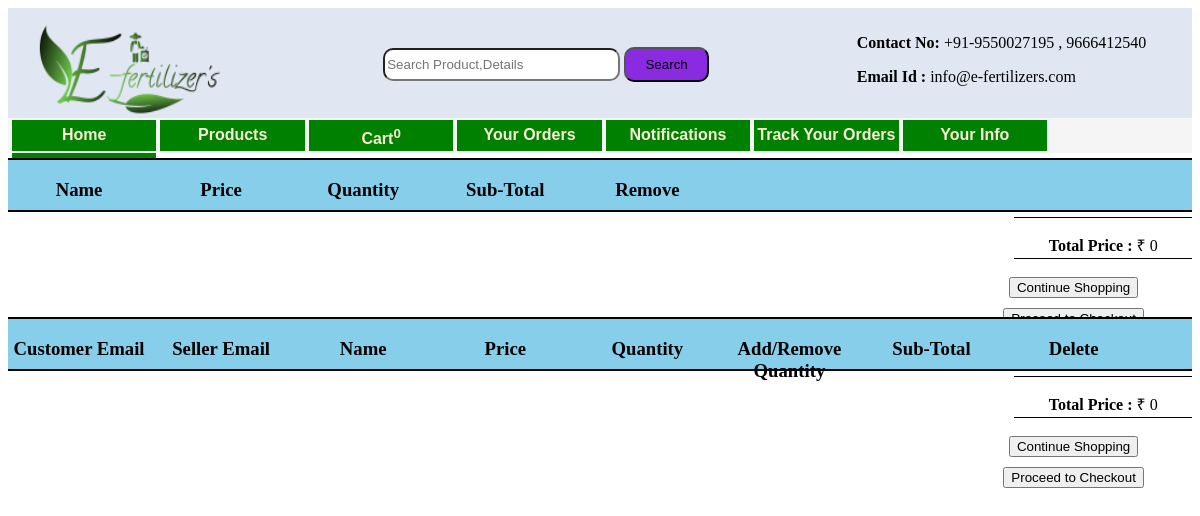
Page /fcart on the earlier database version.
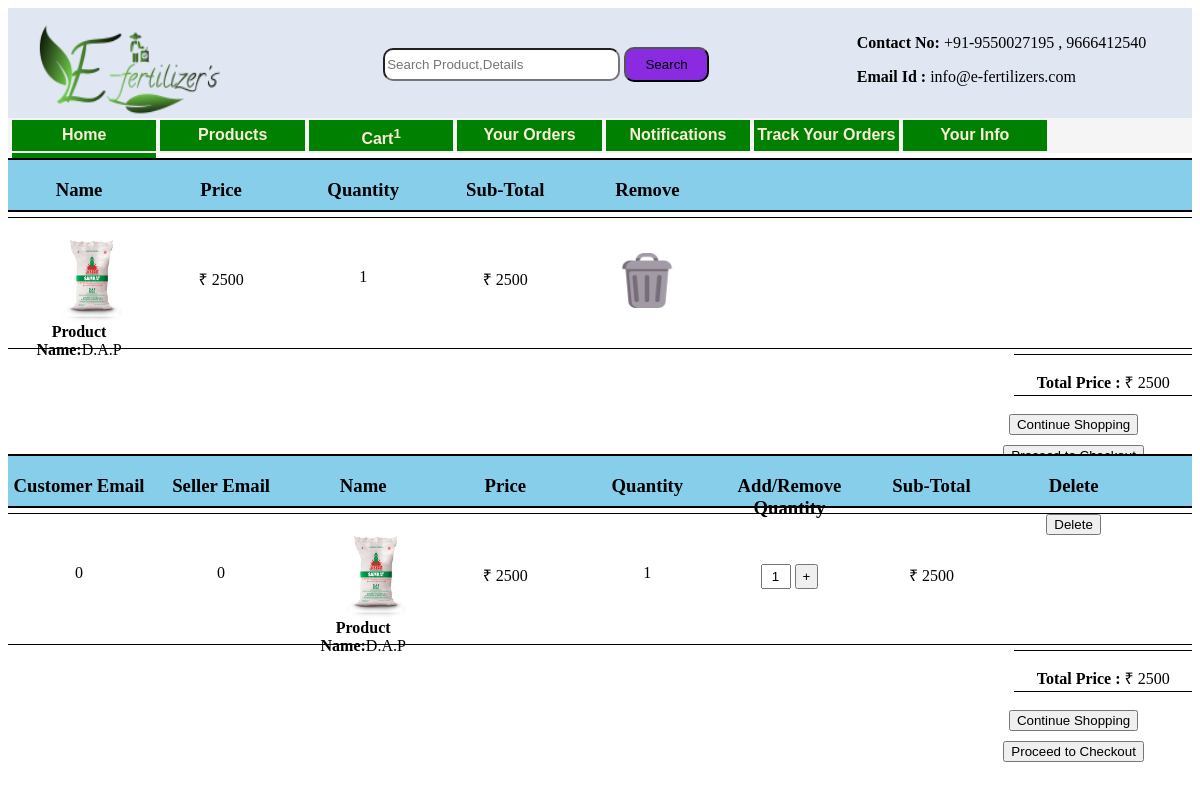
Same page on the later database version.
### Farmer/models.py (models this page shows)
class Cart(models.Model):
    Customer_Email = models.EmailField()
    Seller_Email = models.EmailField()
    Pro_Id = models.IntegerField(default=0)
    Name = models.CharField(max_length=20)
    Price = models.IntegerField()
    Image = models.ImageField(upload_to='cart')
    Quantity = models.IntegerField()
    Weight = models.IntegerField(default=0)
    Weight1 = models.CharField(max_length=20)
    Sub_Total = models.IntegerField()
    created = models.DateTimeField(auto_now_add=True,auto_now=False)
    updated = models.DateTimeField(auto_now_add=False,auto_now=True)

### Farmer/views.py (the view)
# urls.py: path('fcart',views.Farmer_Cart,name='fcart'),
def Farmer_Cart(request):
    count = 0
    Total = 0
    for item in Cart.objects.all():
        Total += item.Sub_Total
        count += 1
    New = Cart.objects.all()
    return render(request,"Farmer/Farmer Cart.html",{"car":New,'t':Total,"c":count})

### Templates/Farmer/Farmer Cart.html (shortened to what this page needs)
{% extends 'Farmer_Base.html' %}
{% block Farmer %}
{% load static %}
<div class="Cart1">
    <h3>Name</h3>
    <h3>Price</h3>
    <h3>Quantity</h3>
    <h3>Sub-Total</h3>
    <h3>Remove</h3>
</div>
{% for c in car %}
<div class="Cart2">
    <div>
        <img class="Cart6" src="{{c.Image.url}}">
        <p><b>Product Name:</b>{{c.Name}}</p>
    </div>
    <div>
        <p>&#8377 {{c.Price}} </p>
    </div>
    <div>
        <p>{{c.Quantity}}</p>
    </div>
    <div>
        <p>&#8377 {{c.Sub_Total}}</p>
    </div>
    <div>
        <a href="deletecart?Id={{c.Index_Id}}">
            <img class="Cart5" src="{% static 'Images/Icon/garbage.png' %}">
        </a>
    </div>
</div>
{% endfor %}
<div class="Cart3" >
    <div>
        <p><b>Total Price : </b>&#8377 {{t}}</p>
    </div>
</div>
<div class="Cart4">
    <div>
        <a href="fproduct"><button>Continue Shopping</button></a>
        <form action="check" method="POST" >
            <button type="submit">Proceed to Checkout</button>
        </form>
    </div>
</div>
<div class="Cart1">
    <h3>Customer Email</h3>
    <h3>Seller Email</h3>
    <h3>Name</h3>
    <h3>Price</h3>
    <h3>Quantity</h3>
    <h3>Add/Remove Quantity</h3>
    <h3>Sub-Total</h3>
    <h3>Delete</h3>
</div>
{% for c in car %}
<div class="Cart2">
    <div>
        <p>{{ c.Customer_Email }}</p>
    </div>
    <div>
        <p>{{ c.Seller_Email }}</p>
    </div>
    <div>
        <img class="Cart6" src="{{c.Image.url}}">
        <p><b>Product Name:</b>{{c.Name}}</p>
    </div>
    <div>
        <p>&#8377 {{c.Price}} </p>
    </div>
    <div>
        <p>{{c.Quantity}}</p>
    </div>
    <div>
        {% if c.Quantity == 1 %}
        <form action="adquanty" method="POST">
            <input class="input2"  name="qua" type="text" value="1">
            <button class="button2" name="op" value="+" type="submit">+</button>
        </form>
        {% endif %}
    </div>
    <div>
        <p>&#8377 {{c.Sub_Total}}</p>
    </div>
    <div>
        <form action="deletecart" method="POST">
            <button type="submit">Delete</button>
        </form>
    </div>
</div>
{% endfor %}
<div class="Cart3" >
    <div>
        <p><b>Total Price : </b>&#8377 {{t}}</p>
    </div>
</div>
<div class="Cart4">
    <div>
        <a href="fproduct"><button>Continue Shopping</button></a>
        <form action="check" method="POST" >
            <button type="submit">Proceed to Checkout</button>
        </form>
    </div>
</div>
{% endblock %}

### Templates/Farmer_Base.html (shortened to what this page needs)
{% load static %}
<html>
    <head>
        <link href="{% static 'CSS/home.css' %}" rel="stylesheet">
    </head>
    <body>
        <div class="d1">
            <div class="b1" >
                <div class="logo">
                    <img src="{% static 'Images/Logo/my.png' %}">
                </div>
                <div class="d2" >
                    <form action="single" method="POST">
                        <input type="text" required name="Name" placeholder="Search Product,Details">
                        <button type="submit" >Search</button>
                    </form>
                </div>
                <div class="d3" >
                    <p><b>Contact No:</b> +91-9550027195 , 9666412540</p>
                    <p><b>Email Id :</b> info@e-fertilizers.com</p>
                </div>
            </div>
        </div>
        <div class="Farmer_Home1">
            <a href="fhome">Home</a>
            <a href="fproduct">Products</a>
            <a href="fcart">Cart<sup>{{c}}</sup></a>
            <a href="forders">Your Orders</a>
            <a href="fnotifications">Notifications</a>
            <a href="ftrack">Track Your Orders</a>
            <a href="finfo">Your Info</a>
            <a href="/">Logout</a>
        </div>
        {% block Farmer %}
        {% endblock %}
    </body>
</html>

### Static/CSS/home.css (style rules this page uses)
.d1 { float: left;width: 100%;height: 110px;background-color: rgba(124, 151, 202, 0.24); }
.b1 { float: left;width: 100%;height: 50px; }
.logo { float: left; width: 30%;height: 60px;margin-left: 20px; }
.logo img { float: left; width: 55%;height: 120px; }
.d2 { float: left;width: 40%;height: 50px; }
.d2 input { width: 50%;height: 33px;margin-top: 40px;border-radius: 10px;outline: none; }
.d2 button { height: 35px;width: 18%;background-color: blueviolet; border-radius: 10px;outline: none;font-family: sans-serif; }
.d3 { float: left; width: 25%;height: 50px;margin-top: 10px; }
.d3 p { color: black; }
.logo img { max-width:100%; }
.Farmer_Home1 { float: left;width:100% ;height: 35px;background-color: whitesmoke; }
.Farmer_Home1 a { float: left;text-align: center; width: 12.2%;height: 25px;background-color: green;color: antiquewhite;text-decoration: none;font-family: sans-serif;margin-left: 4px; padding-top: 6px;font-weight: bold;margin-top: 2px; }
.Cart1 { margin-top: 5px; float: left;width: 100%;height: 50px;border-top: 2px solid black;border-bottom: 2px solid black; }
.Cart1 h3 { float: left; width: 20%;text-align: center; }
.Cart2 { float: left;width: 100%;height: 130px;border-top: 1px solid black;border-bottom: 1px solid black;text-align: center;margin-top: 5px; }
.Cart2 div { float: left;width: 20%;height: 125px;text-align: center; }
.Cart6 { float: left;width: 55%;height: 95px;margin-left: 83px;margin-top: 10px;border-radius: 15px; }
.Cart2 p { margin-top: 50px; }
.Cart3 { float: left;width: 100%;height: 45px;margin-top: 5px;text-align: center; }
.Cart3 div { float: right;width: 15%;height: 40px;border-top: 1px solid black;border-bottom: 1px solid black;text-align: center; }
.Cart4 { float: left;width: 100%;height: 45px;margin-top: 5px;text-align: center; }
.Cart4 div { float: right;width: 20%;height: 40px;text-align: center; }
.Cart4 div button { margin-top: 10px; }
.Cart5 { width: 60px;height: 55px;margin-top: 35px; }

### Templates/Farmer_Base.html (style rules this page uses)
.d1 { float: left;width: 100%;height: 110px;background-color: rgba(124, 151, 202, 0.24); }
.b1 { float: left;width: 100%;height: 50px; }
.logo { float: left; width: 30%;height: 60px;margin-left: 20px; }
.logo img { float: left; width: 55%;height: 120px; }
.d2 { float: left;width: 40%;height: 50px; }
.d2 input { width: 50%;height: 33px;margin-top: 40px;border-radius: 10px;outline: none; }
.d2 button { height: 35px;width: 18%;background-color: blueviolet; border-radius: 10px;outline: none;font-family: sans-serif; }
.d3 { float: left; width: 25%;height: 50px;margin-top: 10px; }
.d3 p { color: black; }

### Templates/Farmer/Farmer Cart.html (style rules this page uses)
.Cart1 { margin-top: 5px; float: left;width: 100%;height: 50px;border-top: 2px solid black;border-bottom: 2px solid black;background-color: skyblue; }
.Cart1 h3 { float: left; width: 12%;text-align: center; }
.Cart2 { float: left;width: 100%;height: 130px;border-top: 1px solid black;border-bottom: 1px solid black;text-align: center;margin-top: 5px; }
.Cart2 div { float: left;width: 12%;height: 125px;text-align: center; }
.Cart6 { float: left;width: 55%;height: 95px;margin-left: 45px;margin-top: 10px;border-radius: 15px; }
.Cart2 p { margin-top: 50px; }
.Cart3 { float: left;width: 100%;height: 45px;margin-top: 5px;text-align: center; }
.Cart3 div { float: right;width: 15%;height: 40px;border-top: 1px solid black;border-bottom: 1px solid black;text-align: center; }
.Cart4 { float: left;width: 100%;height: 45px;margin-top: 5px;text-align: center; }
.Cart4 div { float: right;width: 20%;height: 40px;text-align: center; }
.Cart4 div button { margin-top: 10px; }
.Cart5 { width: 60px;height: 55px;margin-top: 35px; }
.input2 { height: 25;width: 30px;text-align:center;margin-top: 50px; }
.button2 { height: 25;margin-top: 50px; }

Differences in the rows shown:
added Cart: Image (picture), Name "D.A.P", Price "2500", Quantity "1", Sub_Total "2500", Customer_Email "0", Seller_Email "0"
Other differences:
{{ c }}: "0" → "1"
{{ t }}: "0" → "2500"
